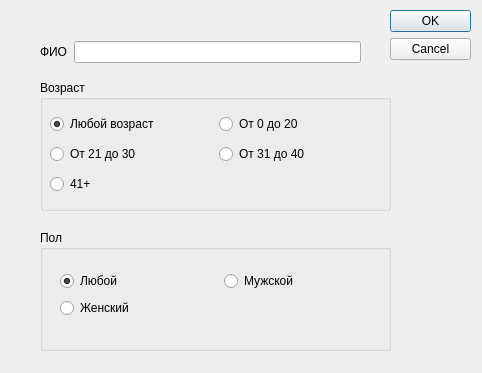
<?xml version="1.0" encoding="UTF-8"?>
<ui version="4.0">
 <class>SearchForm</class>
 <widget class="QDialog" name="SearchForm">
  <property name="geometry">
   <rect>
    <x>0</x>
    <y>0</y>
    <width>482</width>
    <height>373</height>
   </rect>
  </property>
  <property name="minimumSize">
   <size>
    <width>482</width>
    <height>373</height>
   </size>
  </property>
  <property name="maximumSize">
   <size>
    <width>482</width>
    <height>373</height>
   </size>
  </property>
  <property name="windowTitle">
   <string>Dialog</string>
  </property>
  <widget class="QDialogButtonBox" name="buttonBox">
   <property name="geometry">
    <rect>
     <x>390</x>
     <y>10</y>
     <width>81</width>
     <height>621</height>
    </rect>
   </property>
   <property name="orientation">
    <enum>Qt::Vertical</enum>
   </property>
   <property name="standardButtons">
    <set>QDialogButtonBox::Cancel|QDialogButtonBox::Ok</set>
   </property>
  </widget>
  <widget class="QGroupBox" name="groupBox">
   <property name="geometry">
    <rect>
     <x>40</x>
     <y>80</y>
     <width>351</width>
     <height>131</height>
    </rect>
   </property>
   <property name="title">
    <string>Возраст</string>
   </property>
   <widget class="QWidget" name="">
    <property name="geometry">
     <rect>
      <x>10</x>
      <y>30</y>
      <width>331</width>
      <height>91</height>
     </rect>
    </property>
    <layout class="QGridLayout" name="gridLayout">
     <item row="0" column="0">
      <widget class="QRadioButton" name="radioButton">
       <property name="text">
        <string>Любой возраст</string>
       </property>
       <property name="checked">
        <bool>true</bool>
       </property>
      </widget>
     </item>
     <item row="0" column="1">
      <widget class="QRadioButton" name="radioButton_2">
       <property name="text">
        <string>От 0 до 20</string>
       </property>
      </widget>
     </item>
     <item row="1" column="0">
      <widget class="QRadioButton" name="radioButton_3">
       <property name="text">
        <string>От 21 до 30</string>
       </property>
      </widget>
     </item>
     <item row="1" column="1">
      <widget class="QRadioButton" name="radioButton_4">
       <property name="text">
        <string>От 31 до 40</string>
       </property>
      </widget>
     </item>
     <item row="2" column="0">
      <widget class="QRadioButton" name="radioButton_5">
       <property name="text">
        <string>41+</string>
       </property>
      </widget>
     </item>
    </layout>
   </widget>
  </widget>
  <widget class="QGroupBox" name="groupBox_2">
   <property name="geometry">
    <rect>
     <x>40</x>
     <y>230</y>
     <width>351</width>
     <height>121</height>
    </rect>
   </property>
   <property name="title">
    <string>Пол</string>
   </property>
   <widget class="QWidget" name="">
    <property name="geometry">
     <rect>
      <x>20</x>
      <y>40</y>
      <width>321</width>
      <height>51</height>
     </rect>
    </property>
    <layout class="QGridLayout" name="gridLayout_2">
     <item row="0" column="0">
      <widget class="QRadioButton" name="radioButton_6">
       <property name="text">
        <string>Любой</string>
       </property>
       <property name="checked">
        <bool>true</bool>
       </property>
      </widget>
     </item>
     <item row="0" column="1">
      <widget class="QRadioButton" name="radioButton_7">
       <property name="text">
        <string>Мужской</string>
       </property>
      </widget>
     </item>
     <item row="1" column="0">
      <widget class="QRadioButton" name="radioButton_8">
       <property name="text">
        <string>Женский</string>
       </property>
      </widget>
     </item>
    </layout>
   </widget>
  </widget>
  <widget class="QWidget" name="">
   <property name="geometry">
    <rect>
     <x>40</x>
     <y>40</y>
     <width>321</width>
     <height>24</height>
    </rect>
   </property>
   <layout class="QHBoxLayout" name="horizontalLayout">
    <item>
     <widget class="QLabel" name="label">
      <property name="text">
       <string>ФИО</string>
      </property>
     </widget>
    </item>
    <item>
     <widget class="QLineEdit" name="lineEdit"/>
    </item>
   </layout>
  </widget>
 </widget>
 <resources/>
 <connections>
  <connection>
   <sender>buttonBox</sender>
   <signal>accepted()</signal>
   <receiver>SearchForm</receiver>
   <slot>accept()</slot>
   <hints>
    <hint type="sourcelabel">
     <x>248</x>
     <y>254</y>
    </hint>
    <hint type="destinationlabel">
     <x>157</x>
     <y>274</y>
    </hint>
   </hints>
  </connection>
  <connection>
   <sender>buttonBox</sender>
   <signal>rejected()</signal>
   <receiver>SearchForm</receiver>
   <slot>reject()</slot>
   <hints>
    <hint type="sourcelabel">
     <x>316</x>
     <y>260</y>
    </hint>
    <hint type="destinationlabel">
     <x>286</x>
     <y>274</y>
    </hint>
   </hints>
  </connection>
 </connections>
</ui>
